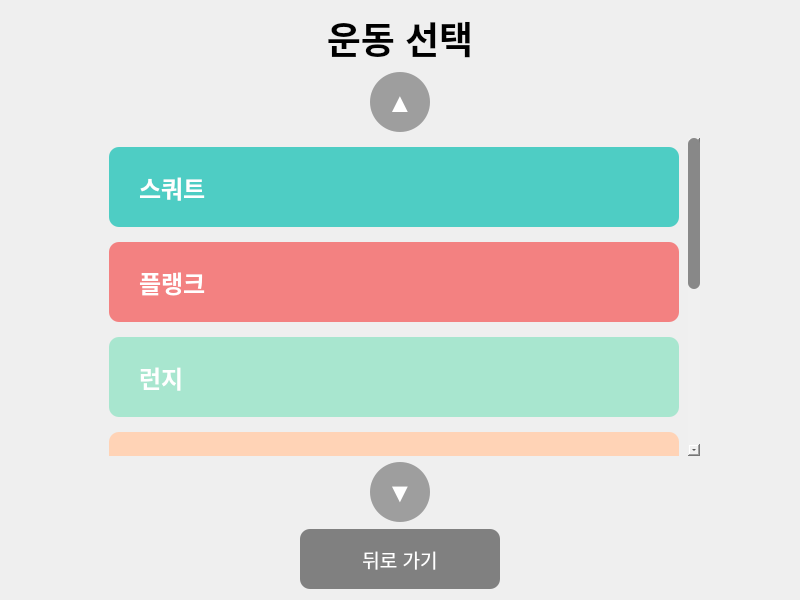
<?xml version="1.0" encoding="UTF-8"?>
<ui version="4.0">
 <class>ExerciseSelectionPage</class>
 <widget class="QWidget" name="ExerciseSelectionPage">
  <property name="geometry">
   <rect>
    <x>0</x>
    <y>0</y>
    <width>800</width>
    <height>600</height>
   </rect>
  </property>
  <property name="windowTitle">
   <string>운동 선택</string>
  </property>
  <layout class="QVBoxLayout" name="verticalLayout_main">
   <item>
    <widget class="QLabel" name="titleLabel">
     <property name="text">
      <string>운동 선택</string>
     </property>
     <property name="alignment">
      <set>Qt::AlignCenter</set>
     </property>
     <property name="font">
      <font>
       <pointsize>28</pointsize>
       <weight>75</weight>
       <bold>true</bold>
      </font>
     </property>
    </widget>
   </item>
   <item>
    <spacer name="verticalSpacer_1">
     <property name="orientation">
      <enum>Qt::Vertical</enum>
     </property>
     <property name="sizeHint" stdset="0">
      <size>
       <width>20</width>
       <height>20</height>
      </size>
     </property>
    </spacer>
   </item>
   <item>
    <layout class="QHBoxLayout" name="horizontalLayout_scroll">
     <item>
      <spacer name="horizontalSpacer_left">
       <property name="orientation">
        <enum>Qt::Horizontal</enum>
       </property>
       <property name="sizeHint" stdset="0">
        <size>
         <width>40</width>
         <height>20</height>
        </size>
       </property>
      </spacer>
     </item>
     <item>
      <widget class="QPushButton" name="scrollUpButton">
       <property name="minimumSize">
        <size>
         <width>60</width>
         <height>60</height>
        </size>
       </property>
       <property name="text">
        <string>▲</string>
       </property>
       <property name="font">
        <font>
         <pointsize>20</pointsize>
         <weight>75</weight>
         <bold>true</bold>
        </font>
       </property>
       <property name="styleSheet">
        <string notr="true">background-color: #9E9E9E; color: white; border-radius: 30px;</string>
       </property>
      </widget>
     </item>
     <item>
      <spacer name="horizontalSpacer_right">
       <property name="orientation">
        <enum>Qt::Horizontal</enum>
       </property>
       <property name="sizeHint" stdset="0">
        <size>
         <width>40</width>
         <height>20</height>
        </size>
       </property>
      </spacer>
     </item>
    </layout>
   </item>
   <item>
    <layout class="QHBoxLayout" name="horizontalLayout_content">
     <item>
      <spacer name="horizontalSpacer_left2">
       <property name="orientation">
        <enum>Qt::Horizontal</enum>
       </property>
       <property name="sizeHint" stdset="0">
        <size>
         <width>40</width>
         <height>20</height>
        </size>
       </property>
      </spacer>
     </item>
     <item>
      <widget class="QScrollArea" name="exerciseScrollArea">
       <property name="minimumSize">
        <size>
         <width>600</width>
         <height>0</height>
        </size>
       </property>
       <property name="widgetResizable">
        <bool>true</bool>
       </property>
       <property name="styleSheet">
        <string notr="true">QScrollArea { border: none; background-color: transparent; }
QScrollBar:vertical { width: 12px; background: #f0f0f0; }
QScrollBar::handle:vertical { background: #888; border-radius: 6px; }
QScrollBar::handle:vertical:hover { background: #555; }</string>
       </property>
       <widget class="QWidget" name="scrollAreaWidgetContents">
        <property name="geometry">
         <rect>
          <x>0</x>
          <y>0</y>
          <width>600</width>
          <height>400</height>
         </rect>
        </property>
        <layout class="QVBoxLayout" name="verticalLayout_exercises">
         <property name="spacing">
          <number>15</number>
         </property>
         <item>
          <widget class="QPushButton" name="squatButton">
           <property name="minimumSize">
            <size>
             <width>0</width>
             <height>80</height>
            </size>
           </property>
           <property name="text">
            <string>스쿼트</string>
           </property>
           <property name="font">
            <font>
             <pointsize>18</pointsize>
             <weight>75</weight>
             <bold>true</bold>
            </font>
           </property>
           <property name="styleSheet">
            <string notr="true">background-color: #4ECDC4; color: white; border-radius: 10px; text-align: left; padding-left: 30px;</string>
           </property>
          </widget>
         </item>
         <item>
          <widget class="QPushButton" name="plankButton">
           <property name="minimumSize">
            <size>
             <width>0</width>
             <height>80</height>
            </size>
           </property>
           <property name="text">
            <string>플랭크</string>
           </property>
           <property name="font">
            <font>
             <pointsize>18</pointsize>
             <weight>75</weight>
             <bold>true</bold>
            </font>
           </property>
           <property name="styleSheet">
            <string notr="true">background-color: #F38181; color: white; border-radius: 10px; text-align: left; padding-left: 30px;</string>
           </property>
          </widget>
         </item>
         <item>
          <widget class="QPushButton" name="lungeButton">
           <property name="minimumSize">
            <size>
             <width>0</width>
             <height>80</height>
            </size>
           </property>
           <property name="text">
            <string>런지</string>
           </property>
           <property name="font">
            <font>
             <pointsize>18</pointsize>
             <weight>75</weight>
             <bold>true</bold>
            </font>
           </property>
           <property name="styleSheet">
            <string notr="true">background-color: #A8E6CF; color: white; border-radius: 10px; text-align: left; padding-left: 30px;</string>
           </property>
          </widget>
         </item>
         <item>
          <widget class="QPushButton" name="jumpingJackButton">
           <property name="minimumSize">
            <size>
             <width>0</width>
             <height>80</height>
            </size>
           </property>
           <property name="text">
            <string>점핑잭</string>
           </property>
           <property name="font">
            <font>
             <pointsize>18</pointsize>
             <weight>75</weight>
             <bold>true</bold>
            </font>
           </property>
           <property name="styleSheet">
            <string notr="true">background-color: #FFD3B6; color: white; border-radius: 10px; text-align: left; padding-left: 30px;</string>
           </property>
          </widget>
         </item>
         <item>
          <widget class="QPushButton" name="mountainClimberButton">
           <property name="minimumSize">
            <size>
             <width>0</width>
             <height>80</height>
            </size>
           </property>
           <property name="text">
            <string>마운틴 클라이머</string>
           </property>
           <property name="font">
            <font>
             <pointsize>18</pointsize>
             <weight>75</weight>
             <bold>true</bold>
            </font>
           </property>
           <property name="styleSheet">
            <string notr="true">background-color: #FFAAA5; color: white; border-radius: 10px; text-align: left; padding-left: 30px;</string>
           </property>
          </widget>
         </item>
         <item>
          <widget class="QPushButton" name="burpeeButton">
           <property name="minimumSize">
            <size>
             <width>0</width>
             <height>80</height>
            </size>
           </property>
           <property name="text">
            <string>버피</string>
           </property>
           <property name="font">
            <font>
             <pointsize>18</pointsize>
             <weight>75</weight>
             <bold>true</bold>
            </font>
           </property>
           <property name="styleSheet">
            <string notr="true">background-color: #B39CD0; color: white; border-radius: 10px; text-align: left; padding-left: 30px;</string>
           </property>
          </widget>
         </item>
         <item>
          <widget class="QPushButton" name="customButton">
           <property name="minimumSize">
            <size>
             <width>0</width>
             <height>80</height>
            </size>
           </property>
           <property name="text">
            <string>사용자 정의</string>
           </property>
           <property name="font">
            <font>
             <pointsize>18</pointsize>
             <weight>75</weight>
             <bold>true</bold>
            </font>
           </property>
           <property name="styleSheet">
            <string notr="true">background-color: #C7CEEA; color: white; border-radius: 10px; text-align: left; padding-left: 30px;</string>
           </property>
          </widget>
         </item>
         <item>
          <spacer name="verticalSpacer_bottom">
           <property name="orientation">
            <enum>Qt::Vertical</enum>
           </property>
           <property name="sizeHint" stdset="0">
            <size>
             <width>20</width>
             <height>40</height>
            </size>
           </property>
          </spacer>
         </item>
        </layout>
       </widget>
      </widget>
     </item>
     <item>
      <spacer name="horizontalSpacer_right2">
       <property name="orientation">
        <enum>Qt::Horizontal</enum>
       </property>
       <property name="sizeHint" stdset="0">
        <size>
         <width>40</width>
         <height>20</height>
        </size>
       </property>
      </spacer>
     </item>
    </layout>
   </item>
   <item>
    <layout class="QHBoxLayout" name="horizontalLayout_scrollDown">
     <item>
      <spacer name="horizontalSpacer_left3">
       <property name="orientation">
        <enum>Qt::Horizontal</enum>
       </property>
       <property name="sizeHint" stdset="0">
        <size>
         <width>40</width>
         <height>20</height>
        </size>
       </property>
      </spacer>
     </item>
     <item>
      <widget class="QPushButton" name="scrollDownButton">
       <property name="minimumSize">
        <size>
         <width>60</width>
         <height>60</height>
        </size>
       </property>
       <property name="text">
        <string>▼</string>
       </property>
       <property name="font">
        <font>
         <pointsize>20</pointsize>
         <weight>75</weight>
         <bold>true</bold>
        </font>
       </property>
       <property name="styleSheet">
        <string notr="true">background-color: #9E9E9E; color: white; border-radius: 30px;</string>
       </property>
      </widget>
     </item>
     <item>
      <spacer name="horizontalSpacer_right3">
       <property name="orientation">
        <enum>Qt::Horizontal</enum>
       </property>
       <property name="sizeHint" stdset="0">
        <size>
         <width>40</width>
         <height>20</height>
        </size>
       </property>
      </spacer>
     </item>
    </layout>
   </item>
   <item>
    <spacer name="verticalSpacer_2">
     <property name="orientation">
      <enum>Qt::Vertical</enum>
     </property>
     <property name="sizeHint" stdset="0">
      <size>
       <width>20</width>
       <height>20</height>
      </size>
     </property>
    </spacer>
   </item>
   <item>
    <layout class="QHBoxLayout" name="horizontalLayout_back">
     <item>
      <spacer name="horizontalSpacer_3">
       <property name="orientation">
        <enum>Qt::Horizontal</enum>
       </property>
       <property name="sizeHint" stdset="0">
        <size>
         <width>40</width>
         <height>20</height>
        </size>
       </property>
      </spacer>
     </item>
     <item>
      <widget class="QPushButton" name="backButton">
       <property name="minimumSize">
        <size>
         <width>200</width>
         <height>60</height>
        </size>
       </property>
       <property name="text">
        <string>뒤로 가기</string>
       </property>
       <property name="font">
        <font>
         <pointsize>14</pointsize>
        </font>
       </property>
       <property name="styleSheet">
        <string notr="true">background-color: #808080; color: white; border-radius: 10px;</string>
       </property>
      </widget>
     </item>
     <item>
      <spacer name="horizontalSpacer_4">
       <property name="orientation">
        <enum>Qt::Horizontal</enum>
       </property>
       <property name="sizeHint" stdset="0">
        <size>
         <width>40</width>
         <height>20</height>
        </size>
       </property>
      </spacer>
     </item>
    </layout>
   </item>
  </layout>
 </widget>
 <resources/>
 <connections/>
</ui>
